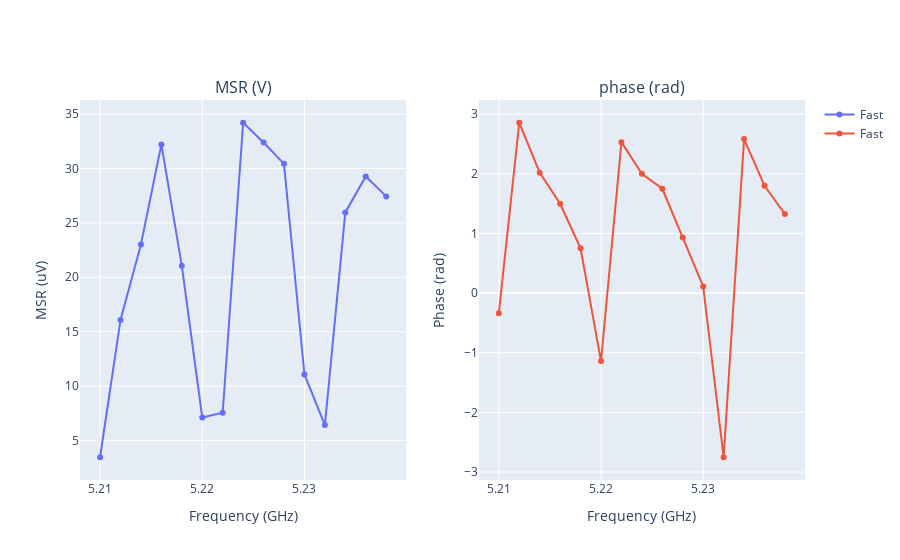

Notebook cell for this chart:
### Code cell
data = resonator_spectroscopy(
    Device,
    qubit = 0,
    start = -290e6,
    stop = -260e6,
    step = 2e6,
    software_averages=1,
    )

frequency_msr_phase__fast_precision(data)

### Figure 1 — Plotly figure (JSON) as saved in the notebook; plotly's stock layout.template omitted (floating-point values rounded to 4 significant figures)
{"data": [{"name": "Fast", "type": "scatter", "x": [5.21, 5.212, 5.214, 5.216, 5.218, 5.22, 5.222, 5.224, 5.226, 5.228, 5.23, 5.232, 5.234, 5.236, 5.238], "xaxis": "x", "y": [3.451, 16.08, 23.01, 32.22, 21.06, 7.106, 7.544, 34.21, 32.39, 30.43, 11.07, 6.413, 25.97, 29.27, 27.44], "yaxis": "y"}, {"name": "Fast", "type": "scatter", "x": [5.21, 5.212, 5.214, 5.216, 5.218, 5.22, 5.222, 5.224, 5.226, 5.228, 5.23, 5.232, 5.234, 5.236, 5.238], "xaxis": "x2", "y": [-0.3391, 2.854, 2.018, 1.497, 0.7509, -1.14, 2.529, 2.001, 1.748, 0.9323, 0.1109, -2.752, 2.581, 1.798, 1.323], "yaxis": "y2"}], "layout": {"annotations": [{"font": {"size": 16}, "showarrow": false, "text": "MSR (V)", "x": 0.225, "xanchor": "center", "xref": "paper", "y": 1, "yanchor": "bottom", "yref": "paper"}, {"font": {"size": 16}, "showarrow": false, "text": "phase (rad)", "x": 0.775, "xanchor": "center", "xref": "paper", "y": 1, "yanchor": "bottom", "yref": "paper"}], "showlegend": true, "uirevision": "0", "xaxis": {"anchor": "y", "domain": [0, 0.45], "title": {"text": "Frequency (GHz)"}}, "xaxis2": {"anchor": "y2", "domain": [0.55, 1], "title": {"text": "Frequency (GHz)"}}, "yaxis": {"anchor": "x", "domain": [0, 1], "title": {"text": "MSR (uV)"}}, "yaxis2": {"anchor": "x2", "domain": [0, 1], "title": {"text": "Phase (rad)"}}}}
